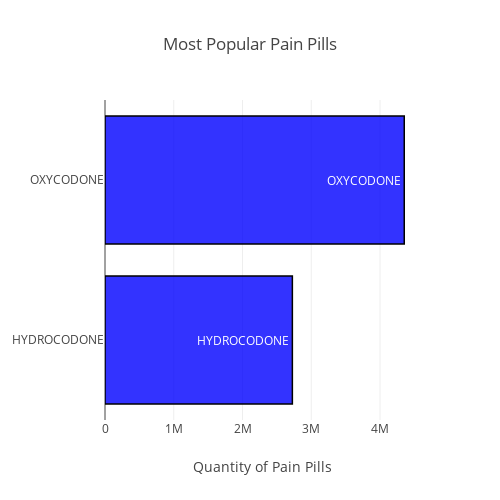

Here is the notebook cell this chart was saved with:
### Markdown cell above
Step 3: Visualize the data

### Code cell
drugCounts = quantityCounter(df,'DRUG_NAME')
plotHorizontalBarGraph(drugCounts,'QUANTITY','Most Popular Pain Pills','Quantity of Pain Pills',500,500,0,2)

### Figure 1 — Plotly figure (JSON) as saved in the notebook; plotly's stock layout.template omitted (floating-point values rounded to 4 significant figures)
{"data": [{"marker": {"color": "rgba(0, 0, 255, 0.8)", "line": {"color": "rgb(0,0,0)", "width": 1.5}}, "name": "Kaggle", "orientation": "h", "text": ["OXYCODONE", "HYDROCODONE"], "type": "bar", "uid": "c481004d-010c-4636-9f78-6369fcafedba", "x": [4352037, 2724973], "y": ["OXYCODONE", "HYDROCODONE"]}], "layout": {"barmode": "group", "height": 500, "showlegend": false, "title": {"text": "Most Popular Pain Pills"}, "width": 500, "xaxis": {"title": {"text": "Quantity of Pain Pills"}}, "yaxis": {"automargin": true, "autorange": "reversed"}}}
